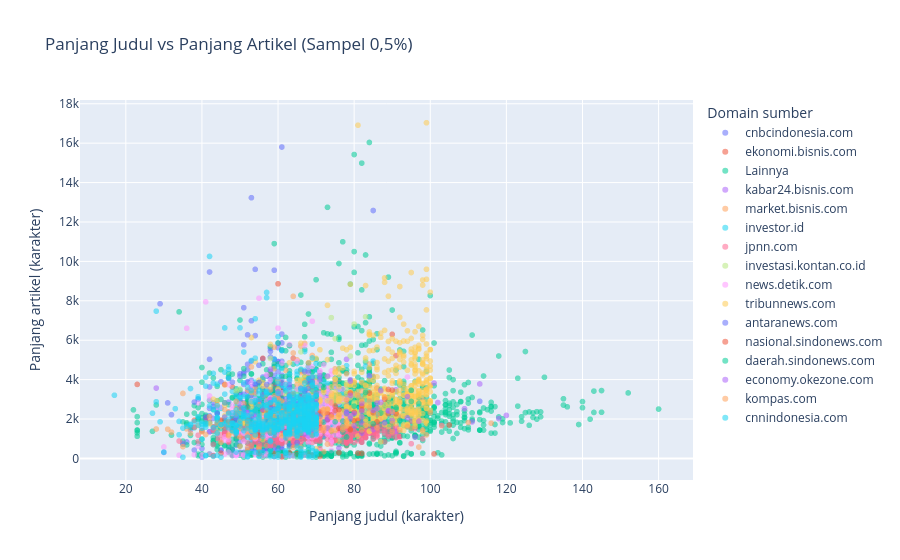

Notebook source saved alongside this figure:
### Markdown cell above
Scatter plot membandingkan panjang judul dan isi pada sampel deterministik sekitar 0,5% baris (setiap baris ke-200 dari urutan scan). Warna menunjukkan domain teratas; domain lain dan URL yang tidak dikenali dikelompokkan sebagai lainnya/tidak diketahui. Sampel cocok untuk melihat sebaran, tetapi tidak untuk menghitung proporsi populasi.

### Code cell
top_domain_names = top_domains.get_column("domain").to_list()
scatter_sample = (
    news.with_row_index("scan_row")
    .with_columns(domain_expr)
    .filter(pl.col("scan_row") % 200 == 0)
    .select("title_length", "text_length", "domain")
    .with_columns(
        pl.when(pl.col("domain").is_in(top_domain_names)).then(pl.col("domain"))
        .when(pl.col("domain").is_null()).then(pl.lit("Tidak diketahui"))
        .otherwise(pl.lit("Lainnya")).alias("domain_group")
    )
    .collect(engine="streaming")
)
fig6 = px.scatter(scatter_sample.to_pandas(), x="title_length", y="text_length", color="domain_group",
                  opacity=0.55, render_mode="webgl", title="Panjang Judul vs Panjang Artikel (Sampel 0,5%)",
                  labels={"title_length": "Panjang judul (karakter)", "text_length": "Panjang artikel (karakter)", "domain_group": "Kelompok domain"},
                  hover_data={"domain_group": True})
fig6.update_layout(legend_title="Domain sumber")
fig6.show()
print(f"Ukuran sampel scatter: {scatter_sample.height:,} baris dari {row_count:,} ({scatter_sample.height / row_count:.2%}).")

### Figure 1 — Plotly figure (JSON) as saved in the notebook; plotly's stock layout.template omitted (floating-point values rounded to 4 significant figures; data arrays with more than 128 entries replaced by an {"elided": "..."} marker saying what was removed)
{"data": [{"customdata": {"elided": "446x1 str values"}, "hovertemplate": "Kelompok domain=%{customdata[0]}<br>Panjang judul (karakter)=%{x}<br>Panjang artikel (karakter)=%{y}<extra></extra>", "legendgroup": "cnbcindonesia.com", "marker": {"color": "#636efa", "opacity": 0.55, "symbol": "circle"}, "mode": "markers", "name": "cnbcindonesia.com", "showlegend": true, "type": "scattergl", "x": {"elided": "446 int values"}, "xaxis": "x", "y": {"elided": "446 int values"}, "yaxis": "y"}, {"customdata": [["ekonomi.bisnis.com"], ["ekonomi.bisnis.com"], ["ekonomi.bisnis.com"], ["ekonomi.bisnis.com"], ["ekonomi.bisnis.com"], ["ekonomi.bisnis.com"], ["ekonomi.bisnis.com"], ["ekonomi.bisnis.com"], ["ekonomi.bisnis.com"], ["ekonomi.bisnis.com"], ["ekonomi.bisnis.com"], ["ekonomi.bisnis.com"], ["ekonomi.bisnis.com"], ["ekonomi.bisnis.com"], ["ekonomi.bisnis.com"], ["ekonomi.bisnis.com"], ["ekonomi.bisnis.com"], ["ekonomi.bisnis.com"], ["ekonomi.bisnis.com"], ["ekonomi.bisnis.com"], ["ekonomi.bisnis.com"], ["ekonomi.bisnis.com"], ["ekonomi.bisnis.com"], ["ekonomi.bisnis.com"], ["ekonomi.bisnis.com"], ["ekonomi.bisnis.com"], ["ekonomi.bisnis.com"], ["ekonomi.bisnis.com"], ["ekonomi.bisnis.com"], ["ekonomi.bisnis.com"], ["ekonomi.bisnis.com"], ["ekonomi.bisnis.com"], ["ekonomi.bisnis.com"], ["ekonomi.bisnis.com"], ["ekonomi.bisnis.com"], ["ekonomi.bisnis.com"], ["ekonomi.bisnis.com"], ["ekonomi.bisnis.com"], ["ekonomi.bisnis.com"], ["ekonomi.bisnis.com"], ["ekonomi.bisnis.com"], ["ekonomi.bisnis.com"], ["ekonomi.bisnis.com"], ["ekonomi.bisnis.com"], ["ekonomi.bisnis.com"], ["ekonomi.bisnis.com"], ["ekonomi.bisnis.com"], ["ekonomi.bisnis.com"], ["ekonomi.bisnis.com"], ["ekonomi.bisnis.com"], ["ekonomi.bisnis.com"], ["ekonomi.bisnis.com"], ["ekonomi.bisnis.com"], ["ekonomi.bisnis.com"], ["ekonomi.bisnis.com"], ["ekonomi.bisnis.com"], ["ekonomi.bisnis.com"], ["ekonomi.bisnis.com"], ["ekonomi.bisnis.com"], ["ekonomi.bisnis.com"], ["ekonomi.bisnis.com"], ["ekonomi.bisnis.com"], ["ekonomi.bisnis.com"], ["ekonomi.bisnis.com"], ["ekonomi.bisnis.com"], ["ekonomi.bisnis.com"], ["ekonomi.bisnis.com"], ["ekonomi.bisnis.com"], ["ekonomi.bisnis.com"], ["ekonomi.bisnis.com"], ["ekonomi.bisnis.com"], ["ekonomi.bisnis.com"], ["ekonomi.bisnis.com"], ["ekonomi.bisnis.com"], ["ekonomi.bisnis.com"], ["ekonomi.bisnis.com"], ["ekonomi.bisnis.com"], ["ekonomi.bisnis.com"], ["ekonomi.bisnis.com"], ["ekonomi.bisnis.com"], ["ekonomi.bisnis.com"], ["ekonomi.bisnis.com"], ["ekonomi.bisnis.com"], ["ekonomi.bisnis.com"], ["ekonomi.bisnis.com"], ["ekonomi.bisnis.com"], ["ekonomi.bisnis.com"]], "hovertemplate": "Kelompok domain=%{customdata[0]}<br>Panjang judul (karakter)=%{x}<br>Panjang artikel (karakter)=%{y}<extra></extra>", "legendgroup": "ekonomi.bisnis.com", "marker": {"color": "#EF553B", "opacity": 0.55, "symbol": "circle"}, "mode": "markers", "name": "ekonomi.bisnis.com", "showlegend": true, "type": "scattergl", "x": [61, 76, 68, 42, 78, 56, 64, 61, 63, 75, 78, 46, 72, 63, 71, 41, 41, 65, 77, 48, 64, 69, 59, 66, 70, 64, 68, 58, 68, 67, 56, 64, 63, 74, 61, 71, 56, 58, 58, 67, 67, 79, 52, 61, 82, 63, 64, 73, 63, 68, 61, 78, 70, 45, 80, 63, 68, 86, 64, 48, 71, 76, 70, 81, 63, 54, 66, 63, 63, 60, 92, 66, 90, 65, 55, 72, 83, 62, 51, 52, 58, 60, 77, 54, 91, 59, 77], "xaxis": "x", "y": [3272, 1911, 4104, 1845, 2390, 3111, 2675, 2492, 2250, 1846, 650, 3757, 3661, 2395, 2993, 2091, 1870, 2585, 2484, 3622, 2860, 2143, 1519, 2598, 3010, 5081, 1511, 2183, 1756, 3067, 1968, 2851, 2220, 2617, 2262, 3495, 5079, 4267, 2995, 3315, 2596, 3200, 2626, 2220, 3785, 2820, 2356, 2235, 3220, 1628, 3400, 3033, 1801, 1899, 3833, 2650, 3171, 3571, 3259, 1877, 2925, 3940, 2107, 2121, 3265, 1784, 2689, 2015, 2975, 3889, 2883, 2556, 6299, 2329, 2270, 3442, 2740, 2050, 2262, 2841, 2191, 8862, 1949, 1738, 5220, 3700, 3029], "yaxis": "y"}, {"customdata": {"elided": "1959x1 str values"}, "hovertemplate": "Kelompok domain=%{customdata[0]}<br>Panjang judul (karakter)=%{x}<br>Panjang artikel (karakter)=%{y}<extra></extra>", "legendgroup": "Lainnya", "marker": {"color": "#00cc96", "opacity": 0.55, "symbol": "circle"}, "mode": "markers", "name": "Lainnya", "showlegend": true, "type": "scattergl", "x": {"elided": "1959 int values"}, "xaxis": "x", "y": {"elided": "1959 int values"}, "yaxis": "y"}, {"customdata": [["kabar24.bisnis.com"], ["kabar24.bisnis.com"], ["kabar24.bisnis.com"], ["kabar24.bisnis.com"], ["kabar24.bisnis.com"], ["kabar24.bisnis.com"], ["kabar24.bisnis.com"], ["kabar24.bisnis.com"], ["kabar24.bisnis.com"], ["kabar24.bisnis.com"], ["kabar24.bisnis.com"], ["kabar24.bisnis.com"], ["kabar24.bisnis.com"], ["kabar24.bisnis.com"], ["kabar24.bisnis.com"], ["kabar24.bisnis.com"], ["kabar24.bisnis.com"], ["kabar24.bisnis.com"], ["kabar24.bisnis.com"], ["kabar24.bisnis.com"], ["kabar24.bisnis.com"], ["kabar24.bisnis.com"], ["kabar24.bisnis.com"], ["kabar24.bisnis.com"], ["kabar24.bisnis.com"], ["kabar24.bisnis.com"], ["kabar24.bisnis.com"], ["kabar24.bisnis.com"], ["kabar24.bisnis.com"], ["kabar24.bisnis.com"], ["kabar24.bisnis.com"], ["kabar24.bisnis.com"], ["kabar24.bisnis.com"], ["kabar24.bisnis.com"], ["kabar24.bisnis.com"], ["kabar24.bisnis.com"], ["kabar24.bisnis.com"], ["kabar24.bisnis.com"], ["kabar24.bisnis.com"], ["kabar24.bisnis.com"], ["kabar24.bisnis.com"], ["kabar24.bisnis.com"], ["kabar24.bisnis.com"], ["kabar24.bisnis.com"], ["kabar24.bisnis.com"], ["kabar24.bisnis.com"], ["kabar24.bisnis.com"], ["kabar24.bisnis.com"], ["kabar24.bisnis.com"], ["kabar24.bisnis.com"], ["kabar24.bisnis.com"], ["kabar24.bisnis.com"], ["kabar24.bisnis.com"], ["kabar24.bisnis.com"], ["kabar24.bisnis.com"], ["kabar24.bisnis.com"], ["kabar24.bisnis.com"], ["kabar24.bisnis.com"], ["kabar24.bisnis.com"], ["kabar24.bisnis.com"], ["kabar24.bisnis.com"], ["kabar24.bisnis.com"], ["kabar24.bisnis.com"], ["kabar24.bisnis.com"], ["kabar24.bisnis.com"], ["kabar24.bisnis.com"], ["kabar24.bisnis.com"], ["kabar24.bisnis.com"], ["kabar24.bisnis.com"], ["kabar24.bisnis.com"], ["kabar24.bisnis.com"], ["kabar24.bisnis.com"], ["kabar24.bisnis.com"], ["kabar24.bisnis.com"], ["kabar24.bisnis.com"], ["kabar24.bisnis.com"], ["kabar24.bisnis.com"], ["kabar24.bisnis.com"], ["kabar24.bisnis.com"], ["kabar24.bisnis.com"], ["kabar24.bisnis.com"], ["kabar24.bisnis.com"], ["kabar24.bisnis.com"], ["kabar24.bisnis.com"], ["kabar24.bisnis.com"], ["kabar24.bisnis.com"], ["kabar24.bisnis.com"], ["kabar24.bisnis.com"], ["kabar24.bisnis.com"], ["kabar24.bisnis.com"], ["kabar24.bisnis.com"], ["kabar24.bisnis.com"], ["kabar24.bisnis.com"], ["kabar24.bisnis.com"], ["kabar24.bisnis.com"]], "hovertemplate": "Kelompok domain=%{customdata[0]}<br>Panjang judul (karakter)=%{x}<br>Panjang artikel (karakter)=%{y}<extra></extra>", "legendgroup": "kabar24.bisnis.com", "marker": {"color": "#ab63fa", "opacity": 0.55, "symbol": "circle"}, "mode": "markers", "name": "kabar24.bisnis.com", "showlegend": true, "type": "scattergl", "x": [59, 102, 71, 42, 66, 71, 62, 44, 78, 78, 67, 62, 75, 68, 65, 72, 66, 40, 57, 65, 73, 53, 81, 58, 69, 68, 55, 61, 50, 28, 73, 55, 75, 84, 58, 57, 54, 82, 35, 58, 78, 61, 55, 69, 80, 68, 56, 56, 65, 49, 72, 60, 72, 53, 80, 78, 71, 50, 66, 66, 75, 64, 71, 67, 68, 60, 72, 70, 63, 78, 79, 68, 53, 76, 60, 80, 73, 74, 76, 87, 70, 76, 49, 62, 69, 69, 74, 66, 62, 91, 80, 73, 83, 70, 55], "xaxis": "x", "y": [1867, 2837, 1937, 1353, 2263, 2379, 1700, 2579, 1757, 2369, 1817, 1700, 1980, 2108, 1489, 2092, 1776, 1420, 1257, 1963, 1967, 2170, 2293, 2177, 1652, 3206, 1474, 2222, 1872, 3569, 3204, 1907, 1830, 2389, 1507, 2127, 1815, 2736, 759, 2070, 2777, 1497, 2897, 2049, 2396, 2712, 1292, 3245, 1764, 2072, 1954, 2053, 1159, 1272, 3237, 5028, 2233, 2938, 2631, 2301, 3886, 2122, 2821, 2960, 1771, 3998, 2640, 2148, 1185, 2223, 3991, 2129, 3102, 2203, 1340, 1950, 2330, 2851, 1976, 2082, 2146, 529, 2168, 1622, 2522, 1817, 2695, 1150, 2721, 3487, 2325, 3141, 2801, 1765, 1256], "yaxis": "y"}, {"customdata": [["market.bisnis.com"], ["market.bisnis.com"], ["market.bisnis.com"], ["market.bisnis.com"], ["market.bisnis.com"], ["market.bisnis.com"], ["market.bisnis.com"], ["market.bisnis.com"], ["market.bisnis.com"], ["market.bisnis.com"], ["market.bisnis.com"], ["market.bisnis.com"], ["market.bisnis.com"], ["market.bisnis.com"], ["market.bisnis.com"], ["market.bisnis.com"], ["market.bisnis.com"], ["market.bisnis.com"], ["market.bisnis.com"], ["market.bisnis.com"], ["market.bisnis.com"], ["market.bisnis.com"], ["market.bisnis.com"], ["market.bisnis.com"], ["market.bisnis.com"], ["market.bisnis.com"], ["market.bisnis.com"], ["market.bisnis.com"], ["market.bisnis.com"], ["market.bisnis.com"], ["market.bisnis.com"], ["market.bisnis.com"], ["market.bisnis.com"], ["market.bisnis.com"], ["market.bisnis.com"], ["market.bisnis.com"], ["market.bisnis.com"], ["market.bisnis.com"], ["market.bisnis.com"], ["market.bisnis.com"], ["market.bisnis.com"], ["market.bisnis.com"], ["market.bisnis.com"], ["market.bisnis.com"], ["market.bisnis.com"], ["market.bisnis.com"], ["market.bisnis.com"], ["market.bisnis.com"], ["market.bisnis.com"], ["market.bisnis.com"], ["market.bisnis.com"], ["market.bisnis.com"], ["market.bisnis.com"], ["market.bisnis.com"], ["market.bisnis.com"], ["market.bisnis.com"], ["market.bisnis.com"], ["market.bisnis.com"], ["market.bisnis.com"], ["market.bisnis.com"], ["market.bisnis.com"], ["market.bisnis.com"], ["market.bisnis.com"], ["market.bisnis.com"], ["market.bisnis.com"], ["market.bisnis.com"], ["market.bisnis.com"], ["market.bisnis.com"], ["market.bisnis.com"], ["market.bisnis.com"], ["market.bisnis.com"], ["market.bisnis.com"], ["market.bisnis.com"], ["market.bisnis.com"], ["market.bisnis.com"], ["market.bisnis.com"], ["market.bisnis.com"], ["market.bisnis.com"], ["market.bisnis.com"], ["market.bisnis.com"], ["market.bisnis.com"], ["market.bisnis.com"], ["market.bisnis.com"], ["market.bisnis.com"], ["market.bisnis.com"], ["market.bisnis.com"], ["market.bisnis.com"], ["market.bisnis.com"], ["market.bisnis.com"], ["market.bisnis.com"], ["market.bisnis.com"], ["market.bisnis.com"], ["market.bisnis.com"], ["market.bisnis.com"]], "hovertemplate": "Kelompok domain=%{customdata[0]}<br>Panjang judul (karakter)=%{x}<br>Panjang artikel (karakter)=%{y}<extra></extra>", "legendgroup": "market.bisnis.com", "marker": {"color": "#FFA15A", "opacity": 0.55, "symbol": "circle"}, "mode": "markers", "name": "market.bisnis.com", "showlegend": true, "type": "scattergl", "x": [71, 56, 52, 64, 59, 60, 56, 68, 60, 74, 97, 55, 85, 73, 71, 68, 78, 82, 51, 66, 77, 64, 89, 50, 54, 75, 64, 65, 55, 66, 67, 74, 65, 74, 69, 55, 75, 63, 57, 62, 74, 35, 64, 73, 65, 82, 71, 70, 71, 57, 63, 66, 63, 53, 66, 69, 69, 98, 58, 67, 52, 79, 64, 74, 67, 66, 63, 74, 62, 59, 66, 71, 54, 61, 77, 63, 79, 69, 53, 73, 47, 66, 84, 70, 80, 66, 65, 69, 53, 65, 55, 65, 52, 72], "xaxis": "x", "y": [3368, 2157, 565, 2545, 2128, 2684, 4051, 2554, 1604, 2417, 578, 563, 4170, 3708, 2129, 2339, 2974, 2486, 2783, 1808, 2418, 8227, 2417, 620, 2396, 2543, 2802, 2306, 2924, 2179, 5841, 3322, 2746, 2443, 2569, 630, 4546, 3270, 644, 4466, 2020, 599, 2336, 2353, 5003, 3440, 3074, 3918, 2681, 3140, 2695, 561, 3158, 2867, 3128, 2437, 2908, 2966, 2700, 2198, 3470, 2503, 2549, 2590, 1893, 4348, 1774, 2749, 2079, 5642, 5698, 2220, 3331, 2914, 2922, 2667, 2565, 2605, 4646, 2583, 2360, 2561, 4791, 2495, 2724, 4433, 676, 3116, 616, 2175, 484, 3743, 391, 340], "yaxis": "y"}, {"customdata": {"elided": "136x1 str values"}, "hovertemplate": "Kelompok domain=%{customdata[0]}<br>Panjang judul (karakter)=%{x}<br>Panjang artikel (karakter)=%{y}<extra></extra>", "legendgroup": "investor.id", "marker": {"color": "#19d3f3", "opacity": 0.55, "symbol": "circle"}, "mode": "markers", "name": "investor.id", "showlegend": true, "type": "scattergl", "x": {"elided": "136 int values"}, "xaxis": "x", "y": {"elided": "136 int values"}, "yaxis": "y"}, {"customdata": {"elided": "352x1 str values"}, "hovertemplate": "Kelompok domain=%{customdata[0]}<br>Panjang judul (karakter)=%{x}<br>Panjang artikel (karakter)=%{y}<extra></extra>", "legendgroup": "jpnn.com", "marker": {"color": "#FF6692", "opacity": 0.55, "symbol": "circle"}, "mode": "markers", "name": "jpnn.com", "showlegend": true, "type": "scattergl", "x": {"elided": "352 int values"}, "xaxis": "x", "y": {"elided": "352 int values"}, "yaxis": "y"}, {"customdata": [["investasi.kontan.co.id"], ["investasi.kontan.co.id"], ["investasi.kontan.co.id"], ["investasi.kontan.co.id"], ["investasi.kontan.co.id"], ["investasi.kontan.co.id"], ["investasi.kontan.co.id"], ["investasi.kontan.co.id"], ["investasi.kontan.co.id"], ["investasi.kontan.co.id"], ["investasi.kontan.co.id"], ["investasi.kontan.co.id"], ["investasi.kontan.co.id"], ["investasi.kontan.co.id"], ["investasi.kontan.co.id"], ["investasi.kontan.co.id"], ["investasi.kontan.co.id"], ["investasi.kontan.co.id"], ["investasi.kontan.co.id"], ["investasi.kontan.co.id"], ["investasi.kontan.co.id"], ["investasi.kontan.co.id"], ["investasi.kontan.co.id"], ["investasi.kontan.co.id"], ["investasi.kontan.co.id"], ["investasi.kontan.co.id"], ["investasi.kontan.co.id"], ["investasi.kontan.co.id"], ["investasi.kontan.co.id"], ["investasi.kontan.co.id"], ["investasi.kontan.co.id"], ["investasi.kontan.co.id"], ["investasi.kontan.co.id"], ["investasi.kontan.co.id"], ["investasi.kontan.co.id"], ["investasi.kontan.co.id"], ["investasi.kontan.co.id"], ["investasi.kontan.co.id"], ["investasi.kontan.co.id"], ["investasi.kontan.co.id"], ["investasi.kontan.co.id"], ["investasi.kontan.co.id"], ["investasi.kontan.co.id"], ["investasi.kontan.co.id"], ["investasi.kontan.co.id"], ["investasi.kontan.co.id"], ["investasi.kontan.co.id"], ["investasi.kontan.co.id"], ["investasi.kontan.co.id"], ["investasi.kontan.co.id"], ["investasi.kontan.co.id"], ["investasi.kontan.co.id"], ["investasi.kontan.co.id"], ["investasi.kontan.co.id"], ["investasi.kontan.co.id"], ["investasi.kontan.co.id"], ["investasi.kontan.co.id"], ["investasi.kontan.co.id"], ["investasi.kontan.co.id"], ["investasi.kontan.co.id"], ["investasi.kontan.co.id"], ["investasi.kontan.co.id"], ["investasi.kontan.co.id"], ["investasi.kontan.co.id"], ["investasi.kontan.co.id"], ["investasi.kontan.co.id"], ["investasi.kontan.co.id"], ["investasi.kontan.co.id"], ["investasi.kontan.co.id"], ["investasi.kontan.co.id"], ["investasi.kontan.co.id"], ["investasi.kontan.co.id"], ["investasi.kontan.co.id"], ["investasi.kontan.co.id"], ["investasi.kontan.co.id"], ["investasi.kontan.co.id"], ["investasi.kontan.co.id"], ["investasi.kontan.co.id"], ["investasi.kontan.co.id"]], "hovertemplate": "Kelompok domain=%{customdata[0]}<br>Panjang judul (karakter)=%{x}<br>Panjang artikel (karakter)=%{y}<extra></extra>", "legendgroup": "investasi.kontan.co.id", "marker": {"color": "#B6E880", "opacity": 0.55, "symbol": "circle"}, "mode": "markers", "name": "investasi.kontan.co.id", "showlegend": true, "type": "scattergl", "x": [63, 62, 56, 74, 77, 78, 80, 63, 74, 50, 72, 58, 80, 76, 62, 78, 79, 75, 81, 58, 80, 85, 73, 77, 79, 77, 63, 66, 60, 72, 69, 64, 75, 72, 50, 80, 80, 77, 61, 53, 60, 75, 82, 66, 81, 76, 80, 72, 80, 80, 62, 70, 84, 70, 85, 83, 79, 66, 78, 71, 85, 83, 71, 70, 76, 49, 65, 78, 78, 74, 80, 83, 73, 74, 58, 66, 68, 69, 59], "xaxis": "x", "y": [3350, 3257, 2046, 2095, 1865, 3845, 6817, 2333, 7146, 1852, 2139, 2215, 2499, 2344, 3260, 2067, 5194, 1543, 2148, 5072, 2847, 2097, 4139, 3023, 2124, 2927, 2632, 4029, 2418, 3000, 2383, 2871, 6078, 2505, 3523, 2787, 2735, 2886, 1955, 2939, 3922, 3117, 2427, 3994, 2361, 2999, 2702, 2431, 2463, 3194, 3803, 1943, 2830, 2297, 2097, 7188, 2171, 5406, 3411, 2775, 1980, 3012, 1932, 3889, 1805, 3404, 3407, 2185, 3629, 2613, 1941, 4991, 2382, 2520, 3668, 2456, 1592, 1582, 1736], "yaxis": "y"}, {"customdata": {"elided": "389x1 str values"}, "hovertemplate": "Kelompok domain=%{customdata[0]}<br>Panjang judul (karakter)=%{x}<br>Panjang artikel (karakter)=%{y}<extra></extra>", "legendgroup": "news.detik.com", "marker": {"color": "#FF97FF", "opacity": 0.55, "symbol": "circle"}, "mode": "markers", "name": "news.detik.com", "showlegend": true, "type": "scattergl", "x": {"elided": "389 int values"}, "xaxis": "x", "y": {"elided": "389 int values"}, "yaxis": "y"}, {"customdata": {"elided": "537x1 str values"}, "hovertemplate": "Kelompok domain=%{customdata[0]}<br>Panjang judul (karakter)=%{x}<br>Panjang artikel (karakter)=%{y}<extra></extra>", "legendgroup": "tribunnews.com", "marker": {"color": "#FECB52", "opacity": 0.55, "symbol": "circle"}, "mode": "markers", "name": "tribunnews.com", "showlegend": true, "type": "scattergl", "x": {"elided": "537 int values"}, "xaxis": "x", "y": {"elided": "537 int values"}, "yaxis": "y"}, {"customdata": [["antaranews.com"], ["antaranews.com"], ["antaranews.com"], ["antaranews.com"], ["antaranews.com"], ["antaranews.com"], ["antaranews.com"], ["antaranews.com"], ["antaranews.com"], ["antaranews.com"], ["antaranews.com"], ["antaranews.com"], ["antaranews.com"], ["antaranews.com"], ["antaranews.com"], ["antaranews.com"], ["antaranews.com"], ["antaranews.com"], ["antaranews.com"], ["antaranews.com"], ["antaranews.com"], ["antaranews.com"], ["antaranews.com"], ["antaranews.com"], ["antaranews.com"], ["antaranews.com"], ["antaranews.com"], ["antaranews.com"], ["antaranews.com"], ["antaranews.com"], ["antaranews.com"], ["antaranews.com"], ["antaranews.com"], ["antaranews.com"], ["antaranews.com"], ["antaranews.com"], ["antaranews.com"], ["antaranews.com"], ["antaranews.com"], ["antaranews.com"], ["antaranews.com"], ["antaranews.com"], ["antaranews.com"], ["antaranews.com"], ["antaranews.com"], ["antaranews.com"], ["antaranews.com"], ["antaranews.com"], ["antaranews.com"], ["antaranews.com"], ["antaranews.com"], ["antaranews.com"], ["antaranews.com"], ["antaranews.com"], ["antaranews.com"], ["antaranews.com"], ["antaranews.com"], ["antaranews.com"], ["antaranews.com"], ["antaranews.com"], ["antaranews.com"], ["antaranews.com"], ["antaranews.com"], ["antaranews.com"], ["antaranews.com"], ["antaranews.com"], ["antaranews.com"], ["antaranews.com"], ["antaranews.com"], ["antaranews.com"], ["antaranews.com"], ["antaranews.com"], ["antaranews.com"], ["antaranews.com"], ["antaranews.com"], ["antaranews.com"], ["antaranews.com"], ["antaranews.com"], ["antaranews.com"], ["antaranews.com"], ["antaranews.com"], ["antaranews.com"], ["antaranews.com"], ["antaranews.com"], ["antaranews.com"], ["antaranews.com"], ["antaranews.com"], ["antaranews.com"], ["antaranews.com"], ["antaranews.com"], ["antaranews.com"], ["antaranews.com"], ["antaranews.com"], ["antaranews.com"], ["antaranews.com"], ["antaranews.com"], ["antaranews.com"], ["antaranews.com"], ["antaranews.com"], ["antaranews.com"], ["antaranews.com"], ["antaranews.com"]], "hovertemplate": "Kelompok domain=%{customdata[0]}<br>Panjang judul (karakter)=%{x}<br>Panjang artikel (karakter)=%{y}<extra></extra>", "legendgroup": "antaranews.com", "marker": {"color": "#636efa", "opacity": 0.55, "symbol": "circle"}, "mode": "markers", "name": "antaranews.com", "showlegend": true, "type": "scattergl", "x": [70, 68, 66, 62, 70, 67, 57, 67, 51, 69, 63, 64, 42, 67, 38, 66, 68, 55, 60, 69, 63, 53, 62, 61, 66, 65, 67, 69, 51, 65, 67, 58, 67, 65, 68, 65, 60, 68, 66, 85, 70, 58, 54, 63, 62, 63, 70, 68, 65, 65, 43, 55, 69, 68, 113, 50, 63, 68, 46, 29, 58, 57, 42, 66, 67, 50, 48, 65, 49, 41, 55, 63, 49, 64, 63, 62, 66, 52, 70, 66, 63, 62, 54, 51, 44, 69, 55, 59, 54, 64, 69, 66, 70, 59, 68, 65, 67, 62, 53, 68, 61, 68], "xaxis": "x", "y": [2795, 3564, 1856, 3021, 2078, 4397, 1926, 3381, 7650, 1771, 2178, 1726, 9461, 2969, 2861, 2813, 3047, 3856, 3380, 2521, 3623, 13232, 1363, 2498, 2858, 2321, 1926, 4110, 2344, 2053, 3483, 2600, 1572, 2054, 2853, 2766, 3055, 2501, 2726, 12582, 3330, 2340, 3762, 2043, 2039, 2778, 3189, 1362, 802, 1351, 2636, 2914, 1950, 3872, 2901, 4176, 3752, 3997, 2100, 7848, 2584, 3748, 2540, 1716, 3402, 2586, 3872, 2756, 2282, 2082, 1304, 3130, 1944, 2152, 3238, 1973, 2002, 6272, 1919, 3137, 654, 1921, 1716, 2430, 2278, 3894, 4726, 2504, 2224, 2982, 2928, 2951, 3015, 1787, 3042, 2228, 2827, 2665, 2101, 2505, 2024, 1628], "yaxis": "y"}, {"customdata": [["nasional.sindonews.com"], ["nasional.sindonews.com"], ["nasional.sindonews.com"], ["nasional.sindonews.com"], ["nasional.sindonews.com"], ["nasional.sindonews.com"], ["nasional.sindonews.com"], ["nasional.sindonews.com"], ["nasional.sindonews.com"], ["nasional.sindonews.com"], ["nasional.sindonews.com"], ["nasional.sindonews.com"], ["nasional.sindonews.com"], ["nasional.sindonews.com"], ["nasional.sindonews.com"], ["nasional.sindonews.com"], ["nasional.sindonews.com"], ["nasional.sindonews.com"], ["nasional.sindonews.com"], ["nasional.sindonews.com"], ["nasional.sindonews.com"], ["nasional.sindonews.com"], ["nasional.sindonews.com"], ["nasional.sindonews.com"], ["nasional.sindonews.com"], ["nasional.sindonews.com"], ["nasional.sindonews.com"], ["nasional.sindonews.com"], ["nasional.sindonews.com"], ["nasional.sindonews.com"], ["nasional.sindonews.com"], ["nasional.sindonews.com"], ["nasional.sindonews.com"], ["nasional.sindonews.com"], ["nasional.sindonews.com"], ["nasional.sindonews.com"], ["nasional.sindonews.com"], ["nasional.sindonews.com"], ["nasional.sindonews.com"], ["nasional.sindonews.com"], ["nasional.sindonews.com"], ["nasional.sindonews.com"], ["nasional.sindonews.com"], ["nasional.sindonews.com"], ["nasional.sindonews.com"], ["nasional.sindonews.com"], ["nasional.sindonews.com"], ["nasional.sindonews.com"], ["nasional.sindonews.com"], ["nasional.sindonews.com"], ["nasional.sindonews.com"], ["nasional.sindonews.com"], ["nasional.sindonews.com"], ["nasional.sindonews.com"], ["nasional.sindonews.com"], ["nasional.sindonews.com"], ["nasional.sindonews.com"], ["nasional.sindonews.com"], ["nasional.sindonews.com"], ["nasional.sindonews.com"], ["nasional.sindonews.com"], ["nasional.sindonews.com"], ["nasional.sindonews.com"], ["nasional.sindonews.com"], ["nasional.sindonews.com"], ["nasional.sindonews.com"], ["nasional.sindonews.com"], ["nasional.sindonews.com"], ["nasional.sindonews.com"], ["nasional.sindonews.com"], ["nasional.sindonews.com"], ["nasional.sindonews.com"], ["nasional.sindonews.com"], ["nasional.sindonews.com"], ["nasional.sindonews.com"], ["nasional.sindonews.com"], ["nasional.sindonews.com"], ["nasional.sindonews.com"], ["nasional.sindonews.com"], ["nasional.sindonews.com"], ["nasional.sindonews.com"]], "hovertemplate": "Kelompok domain=%{customdata[0]}<br>Panjang judul (karakter)=%{x}<br>Panjang artikel (karakter)=%{y}<extra></extra>", "legendgroup": "nasional.sindonews.com", "marker": {"color": "#EF553B", "opacity": 0.55, "symbol": "circle"}, "mode": "markers", "name": "nasional.sindonews.com", "showlegend": true, "type": "scattergl", "x": [69, 45, 69, 58, 79, 63, 74, 69, 60, 68, 64, 70, 55, 59, 66, 85, 82, 82, 65, 101, 65, 75, 90, 59, 89, 63, 79, 73, 62, 82, 43, 81, 81, 71, 71, 65, 71, 80, 58, 23, 56, 89, 62, 69, 58, 65, 80, 71, 38, 84, 73, 88, 82, 52, 61, 65, 66, 47, 73, 76, 55, 64, 46, 71, 67, 85, 62, 105, 59, 75, 91, 76, 57, 55, 79, 86, 58, 76, 69, 45, 69], "xaxis": "x", "y": [2242, 268, 1210, 1300, 1512, 2259, 2208, 1972, 2448, 1952, 2645, 2185, 1295, 1307, 1266, 1617, 251, 2462, 1373, 229, 2317, 2660, 3469, 252, 3500, 297, 1449, 1971, 1360, 2657, 142, 1939, 263, 101, 2246, 243, 2353, 1908, 2770, 3757, 2458, 2271, 2408, 178, 2223, 1765, 2341, 1550, 1931, 3318, 1971, 3002, 1366, 1940, 76, 2496, 1707, 1874, 2269, 1530, 1173, 1602, 2822, 1776, 3086, 2319, 2534, 1693, 1703, 2429, 2268, 2480, 2116, 240, 3320, 1853, 2031, 291, 3632, 1945, 2374], "yaxis": "y"}, {"customdata": [["daerah.sindonews.com"], ["daerah.sindonews.com"], ["daerah.sindonews.com"], ["daerah.sindonews.com"], ["daerah.sindonews.com"], ["daerah.sindonews.com"], ["daerah.sindonews.com"], ["daerah.sindonews.com"], ["daerah.sindonews.com"], ["daerah.sindonews.com"], ["daerah.sindonews.com"], ["daerah.sindonews.com"], ["daerah.sindonews.com"], ["daerah.sindonews.com"], ["daerah.sindonews.com"], ["daerah.sindonews.com"], ["daerah.sindonews.com"], ["daerah.sindonews.com"], ["daerah.sindonews.com"], ["daerah.sindonews.com"], ["daerah.sindonews.com"], ["daerah.sindonews.com"], ["daerah.sindonews.com"], ["daerah.sindonews.com"], ["daerah.sindonews.com"], ["daerah.sindonews.com"], ["daerah.sindonews.com"], ["daerah.sindonews.com"], ["daerah.sindonews.com"], ["daerah.sindonews.com"], ["daerah.sindonews.com"], ["daerah.sindonews.com"], ["daerah.sindonews.com"], ["daerah.sindonews.com"], ["daerah.sindonews.com"], ["daerah.sindonews.com"], ["daerah.sindonews.com"], ["daerah.sindonews.com"], ["daerah.sindonews.com"], ["daerah.sindonews.com"], ["daerah.sindonews.com"], ["daerah.sindonews.com"], ["daerah.sindonews.com"], ["daerah.sindonews.com"], ["daerah.sindonews.com"], ["daerah.sindonews.com"], ["daerah.sindonews.com"], ["daerah.sindonews.com"], ["daerah.sindonews.com"], ["daerah.sindonews.com"], ["daerah.sindonews.com"], ["daerah.sindonews.com"], ["daerah.sindonews.com"], ["daerah.sindonews.com"], ["daerah.sindonews.com"], ["daerah.sindonews.com"]], "hovertemplate": "Kelompok domain=%{customdata[0]}<br>Panjang judul (karakter)=%{x}<br>Panjang artikel (karakter)=%{y}<extra></extra>", "legendgroup": "daerah.sindonews.com", "marker": {"color": "#00cc96", "opacity": 0.55, "symbol": "circle"}, "mode": "markers", "name": "daerah.sindonews.com", "showlegend": true, "type": "scattergl", "x": [39, 66, 65, 77, 72, 78, 96, 80, 70, 95, 67, 83, 95, 64, 91, 91, 67, 52, 92, 65, 77, 54, 49, 81, 82, 71, 97, 69, 43, 52, 75, 69, 87, 78, 71, 59, 58, 59, 62, 74, 72, 60, 69, 64, 70, 93, 100, 85, 77, 70, 67, 58, 64, 65, 68, 79], "xaxis": "x", "y": [2003, 223, 1963, 1624, 3602, 1083, 1184, 2654, 193, 2894, 1699, 3356, 3455, 1747, 2506, 2590, 2199, 1703, 1926, 181, 1334, 2419, 1023, 1752, 1586, 243, 2778, 1990, 1054, 2600, 1857, 2276, 2300, 2300, 2146, 2098, 1568, 1727, 271, 279, 1847, 1455, 1485, 1935, 1981, 1153, 1693, 1761, 1887, 3165, 2046, 164, 2340, 1947, 246, 241], "yaxis": "y"}, {"customdata": [["economy.okezone.com"], ["economy.okezone.com"], ["economy.okezone.com"], ["economy.okezone.com"], ["economy.okezone.com"], ["economy.okezone.com"], ["economy.okezone.com"], ["economy.okezone.com"], ["economy.okezone.com"], ["economy.okezone.com"], ["economy.okezone.com"], ["economy.okezone.com"], ["economy.okezone.com"], ["economy.okezone.com"], ["economy.okezone.com"], ["economy.okezone.com"], ["economy.okezone.com"], ["economy.okezone.com"], ["economy.okezone.com"], ["economy.okezone.com"], ["economy.okezone.com"], ["economy.okezone.com"], ["economy.okezone.com"], ["economy.okezone.com"], ["economy.okezone.com"], ["economy.okezone.com"], ["economy.okezone.com"], ["economy.okezone.com"], ["economy.okezone.com"], ["economy.okezone.com"], ["economy.okezone.com"], ["economy.okezone.com"], ["economy.okezone.com"], ["economy.okezone.com"], ["economy.okezone.com"], ["economy.okezone.com"], ["economy.okezone.com"], ["economy.okezone.com"], ["economy.okezone.com"], ["economy.okezone.com"], ["economy.okezone.com"], ["economy.okezone.com"], ["economy.okezone.com"], ["economy.okezone.com"], ["economy.okezone.com"], ["economy.okezone.com"], ["economy.okezone.com"], ["economy.okezone.com"], ["economy.okezone.com"], ["economy.okezone.com"], ["economy.okezone.com"], ["economy.okezone.com"], ["economy.okezone.com"], ["economy.okezone.com"], ["economy.okezone.com"], ["economy.okezone.com"], ["economy.okezone.com"], ["economy.okezone.com"], ["economy.okezone.com"], ["economy.okezone.com"], ["economy.okezone.com"], ["economy.okezone.com"], ["economy.okezone.com"], ["economy.okezone.com"]], "hovertemplate": "Kelompok domain=%{customdata[0]}<br>Panjang judul (karakter)=%{x}<br>Panjang artikel (karakter)=%{y}<extra></extra>", "legendgroup": "economy.okezone.com", "marker": {"color": "#ab63fa", "opacity": 0.55, "symbol": "circle"}, "mode": "markers", "name": "economy.okezone.com", "showlegend": true, "type": "scattergl", "x": [56, 91, 73, 79, 89, 78, 73, 69, 62, 79, 73, 68, 67, 85, 58, 101, 67, 60, 118, 87, 103, 82, 90, 70, 71, 71, 113, 65, 82, 69, 120, 85, 111, 96, 109, 88, 94, 79, 52, 61, 90, 86, 66, 82, 63, 80, 82, 73, 87, 82, 94, 84, 78, 79, 89, 65, 80, 86, 97, 68, 58, 61, 64, 71], "xaxis": "x", "y": [2490, 1375, 1959, 2026, 2415, 2373, 2066, 2285, 2770, 3204, 1539, 1141, 1847, 1463, 4521, 3825, 1235, 3225, 2023, 2840, 1684, 2796, 1923, 2241, 3984, 2143, 3780, 1796, 2402, 1451, 2184, 2443, 1852, 1086, 2526, 1816, 2062, 2156, 2321, 1527, 2356, 2530, 3544, 1283, 1577, 2279, 2104, 4181, 3443, 1803, 3132, 4200, 2268, 3919, 2413, 2165, 1664, 2810, 1883, 4374, 2990, 3832, 1956, 4198], "yaxis": "y"}, {"customdata": {"elided": "164x1 str values"}, "hovertemplate": "Kelompok domain=%{customdata[0]}<br>Panjang judul (karakter)=%{x}<br>Panjang artikel (karakter)=%{y}<extra></extra>", "legendgroup": "kompas.com", "marker": {"color": "#FFA15A", "opacity": 0.55, "symbol": "circle"}, "mode": "markers", "name": "kompas.com", "showlegend": true, "type": "scattergl", "x": {"elided": "164 int values"}, "xaxis": "x", "y": {"elided": "164 int values"}, "yaxis": "y"}, {"customdata": {"elided": "507x1 str values"}, "hovertemplate": "Kelompok domain=%{customdata[0]}<br>Panjang judul (karakter)=%{x}<br>Panjang artikel (karakter)=%{y}<extra></extra>", "legendgroup": "cnnindonesia.com", "marker": {"color": "#19d3f3", "opacity": 0.55, "symbol": "circle"}, "mode": "markers", "name": "cnnindonesia.com", "showlegend": true, "type": "scattergl", "x": {"elided": "507 int values"}, "xaxis": "x", "y": {"elided": "507 int values"}, "yaxis": "y"}], "layout": {"legend": {"title": {"text": "Domain sumber"}, "tracegroupgap": 0}, "title": {"text": "Panjang Judul vs Panjang Artikel (Sampel 0,5%)"}, "xaxis": {"anchor": "y", "domain": [0, 1], "title": {"text": "Panjang judul (karakter)"}}, "yaxis": {"anchor": "x", "domain": [0, 1], "title": {"text": "Panjang artikel (karakter)"}}}}
